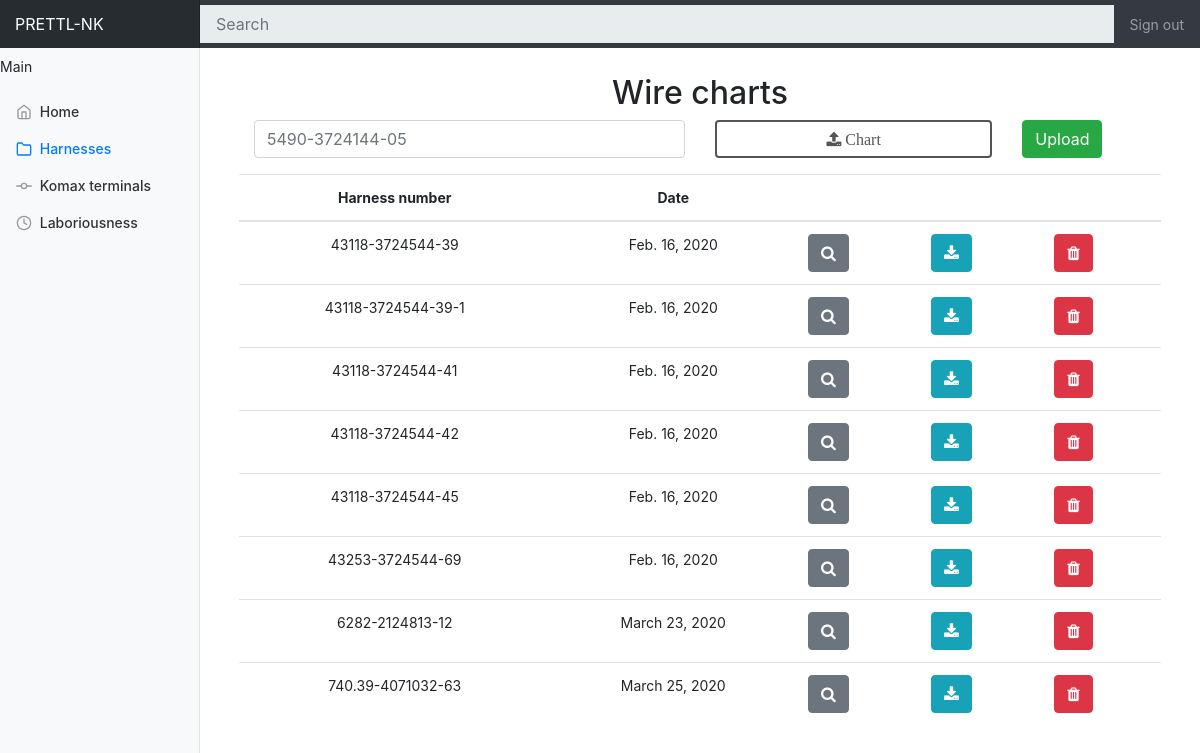
The page /harnesses/ (signed in) on the database its author committed.
### komax_app/models.py (models this page shows, shortened)
class Harness(models.Model):
    created = models.DateField(verbose_name=_('created'), auto_now_add=True)
    harness_number = models.CharField(max_length=64, unique=True, verbose_name=_('harness number'))

### komax_app/views.py (the view, shortened to what this page needs)
# urls.py: path('harnesses/', views.HarnessesListView.as_view(), name='harnesses'),
class HarnessesListView(LoginRequiredMixin, View):
    template_name = 'komax_app/harnesses.html'
    @method_decorator(permission_required('komax_app.view_harness'))
    def get(self, request, *args, **kwargs):
        harnesses = Harness.objects.order_by('harness_number')
        context = {
            'harnesses': harnesses,
        }
        return render(request, self.template_name, context)

### komax_app/templates/komax_app/harnesses.html (shortened to what this page needs)
{% extends 'komax_app/dashboard_main.html' %}
{% load static %}
{% load i18n %}
{% block main %}
    <link type="text/css" rel="stylesheet" href="{% static 'komax_app/harnesses.css' %}">
    <div class="container">
    <h2 class="text-center">{% trans 'Wire charts' %}</h2>
    <div class="harness-upload-form">
        {% if perms.komax_app.add_harness %}
            <form class="form" method="post" enctype="multipart/form-data">
                <div class="container">
                    <div class="row justify-content-center">
                        <div class="col-xs-12 col-sm-6" id="harness_number_handler">
                            <input class="harness-number form-control" id='harness_number' name="harness_number" type="text" required placeholder="5490-3724144-05">
                        </div>
                        <div class="col-xs-12 col-sm-4">
                            <div class="harness-upload-custom">
                                <div class="form-group">
                                    <label class="btn btn-tertiary js-labelFile" for="harness_chart">
                                        <i class="icon fa fa-check"> {% trans "Chart" %}</i>
                                    </label>
                                </div>
                            </div>
                        </div>
                        <div class="col-xs-push-4 col-xs-pull-4 col-xs-4 col-sm-2">
                            <button type="submit" class="harness-btn btn btn-success">{% trans 'Upload' %}</button>
                        </div>
                    </div>
                </div>
            </form>
        {% endif %}
    </div>
    </div>
    <div class="container">
        <div class="harnesses-items-table">
            <table class="table table-stripped">
            <thred>
                <tr>
                    <div class="row">
                        <th class="text-center" scope="col">{% trans 'Harness number' %}</th>
                        <th class="text-center" scope="col">{% trans 'Date' %}</th>
                        {% if perms.komax_app.view_harness %}
                        <th scope="col"></th>
                        {% endif %}
                        {% if perms.komax_app.view_harness %}
                        <th scope="col"></th>
                        {% endif %}
                        {% if perms.komax_app.delete_harness %}
                        <th scope="col"></th>
                        {% endif %}
                    </div>
                </tr>
            </thred>
            <tbody>
            {% for pos in harnesses %}
            <div class="row">
                <tr>
                    <td class="text-center">{{ pos.harness_number }}</td>
                    <td class="text-center">{{ pos.created }}</td>
                    {% if perms.komax_app.view_harness %}
                    <td>
                        <a href="{% url 'komax_app:harness_chart' harness_number=pos.harness_number %}">
                            <button title="{% trans 'Detailed' %}" class="btn btn-secondary show-btn" >
                                <i class="fa fa-search"> </i>
                            </button>
                        </a>
                    </td>
                    {% endif %}
                    {% if perms.komax_app.view_harness %}
                    <td>
                        <a href="{% url 'komax_app:download_harness' harness_number=pos.harness_number %}">
                            <button title="{% trans 'Download' %}" class="btn btn-info">
                                <i class="fa fa-download"> </i>
                            </button>
                        </a>
                    </td>
                    {% endif %}
                    {% if perms.komax_app.delete_harness %}
                    <td>
                        <a href="{% url 'komax_app:delete_harness' harness_number=pos.harness_number %}">
                            <button title="{% trans 'Delete' %}" class="btn btn-danger delete-btn">
                                <i class="fa fa-trash"> </i>
                            </button>
                        </a>
                    </td>
                    {% endif %}
                </tr>
            </div>
            {% endfor %}
            </tbody>
            </table>
        </div>
    </div>
{% endblock %}

### komax_app/static/komax_app/dashboard.css (style rules this page uses)
body { font-size: .875rem; }

### komax_app/static/komax_app/harnesses.css (style rules this page uses)
h2 { margin-top: 10px; }
.harness-upload-custom .btn-tertiary { color: #555; padding: 0; line-height: 34px; margin: auto; display: block; border: 2px solid #555 }
.harness-btn { margin: auto; }
.harness-upload-custom .input-file + .js-labelFile { overflow: hidden; text-overflow: ellipsis; white-space: nowrap; cursor: pointer }
.harness-upload-custom .input-file + .js-labelFile .icon:before { content: "\f093" }

### rows shown on the page
Harness: harness_number "43118-3724544-39", created "Feb. 16, 2020"
Harness: harness_number "43118-3724544-39-1", created "Feb. 16, 2020"
Harness: harness_number "43118-3724544-41", created "Feb. 16, 2020"
Harness: harness_number "43118-3724544-42", created "Feb. 16, 2020"
Harness: harness_number "43118-3724544-45", created "Feb. 16, 2020"
Harness: harness_number "43253-3724544-69", created "Feb. 16, 2020"
Harness: harness_number "6282-2124813-12", created "March 23, 2020"
Harness: harness_number "740.39-4071032-63", created "March 25, 2020"
